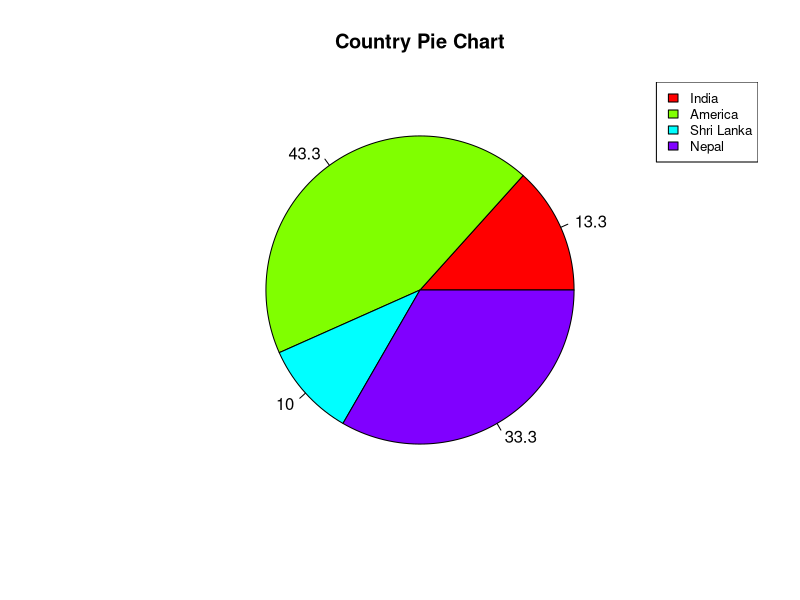

This chart was generated by the following R code:
x <- c(20, 65, 15, 50)  
labels <- c("India", "America", "Shri Lanka", "Nepal")  
pie_percent<- round(100*x/sum(x), 1)  
pie(x, labels = pie_percent, main = "Country Pie Chart",col = rainbow(length(x)))  
legend("topright", c("India", "America", "Shri Lanka", "Nepal"), cex = 0.8,  
fill = rainbow(length(x)))  
